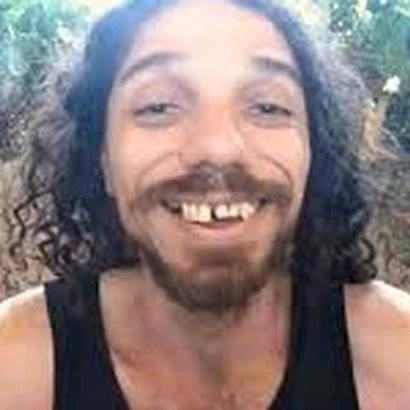
#> input picture ottq2x812v7b1.jpg, 410 x 410 px, given in place of the camera
$ python 4-cameras-test.py
#> lines starting #> are read from the running program, lines starting #| are printed output that depends on the picture
import cv2
import numpy as np

cap = cv2.VideoCapture(0)

while True:
    ret, frame = cap.read()
#> frame is the input picture: shape (410, 410, 3); mean B, G, R 124, 124.5, 139.5
    width = int(cap.get(3))
    height = int(cap.get(4))

    img = np.zeros(frame.shape, np.uint8)

    small_frame = cv2.resize(frame, (0, 0), fx=0.5, fy=0.5)
    img[:height//2, :width//2] = cv2.cvtColor(small_frame, cv2.COLOR_BGR2LAB)
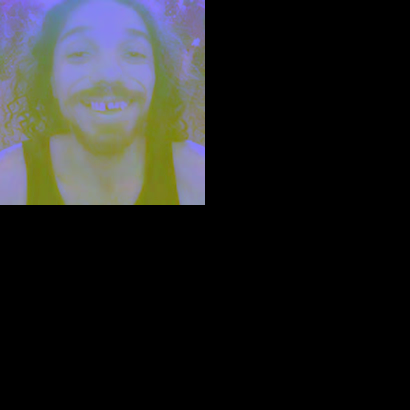
#> img: shape (410, 410, 3); mean B, G, R 33.6, 33.6, 32.6
    img[height//2:, :width//2] = small_frame
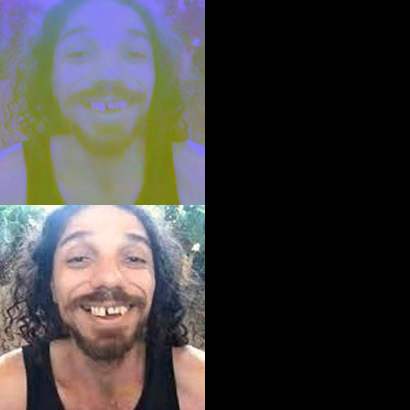
#> img: shape (410, 410, 3); mean B, G, R 64.7, 64.8, 67.5
    img[:height//2, width//2:] = cv2.rotate(small_frame, cv2.ROTATE_180)
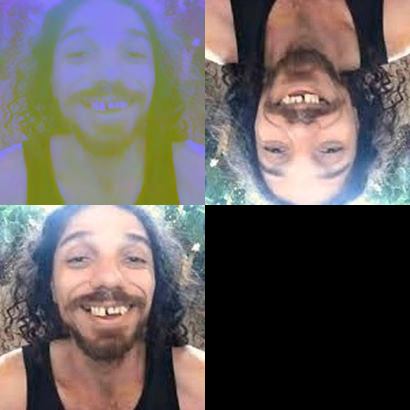
#> img: shape (410, 410, 3); mean B, G, R 95.7, 95.9, 102.4
    img[height//2:, width//2:] = small_frame
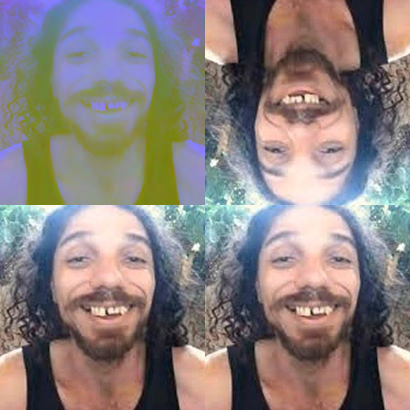
#> img: shape (410, 410, 3); mean B, G, R 126.7, 127.1, 137.3

    cv2.imshow("Frame", img)

    if cv2.waitKey(1) == ord("q"):
#> (key q is pressed here)
        break
